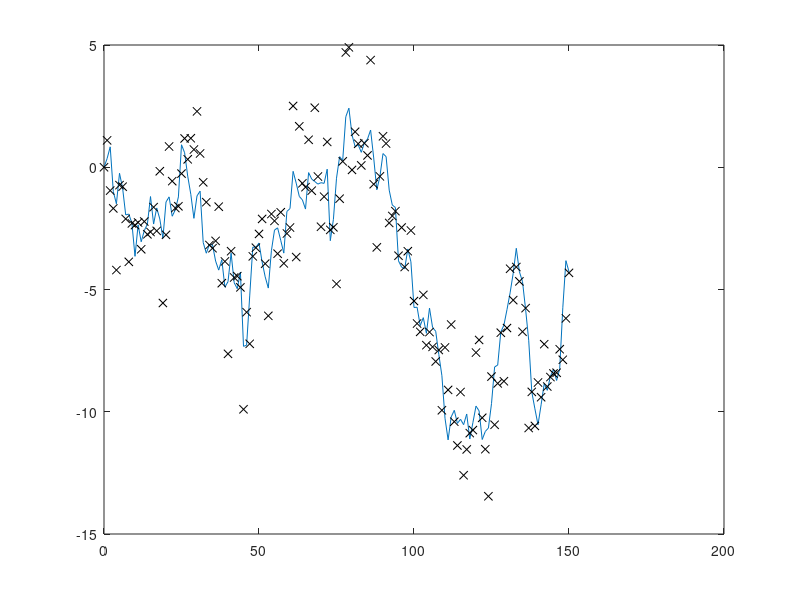

Recreate this plot in MATLAB. (Note: this script raises an error after producing the figure.)
% test both ways of computing 
% the likelihood and its gradient

%% AR(1) model

N = 150;
A = 1;
Q = 1^2;
R = Q*2.2;
H = 1;

K = 0:N;
m0 = 0;
P0 = 1;
%% Simulate

xs = zeros(1,N+1);
ys = zeros(1,N+1);

% simulate
x0 = m0;
x = x0;
xs(:,1) = x0;
ys(:,1) = H*x0;

for k=2:N+1
	x = A*x+sqrt(Q)*randn;
  xs(:,k) = x;
	ys(:,k) = x+sqrt(R)*randn;
end


figure(1); clf;
plot(K,xs,K,ys,'kx');

%% compute likelihood for A on grid


NN = 250;
alpha = 2.0;
as = linspace((1-alpha)*A,(1+alpha)*A,NN); % for q1
lhs = zeros(1,NN);
y = ys;
m = m0; P = P0;
for j=1:NN
  lh = 0;
  for k=1:(N+1)

      [m_,P_] = kf_predict(m,P,as(j),Q);

      if k==N+1; break; end; 

      [m,P,~,my,Sy] = kf_update(m_,P_,y(:,k+1),H,R);

      lh = lh + likelihood(y(:,k+1)-my,Sy);

  end
  lhs(j) = lh;
end

figure(2); clf;
plot(as,lhs); grid on;
yl = ylim;

%% demonstrate EM

KK = 2;
jj = floor(NN/10);
A_ = as(jj);
lbs = zeros(KK,NN);
jjs = zeros(1,KK+1);
jjs(1) = jj;
xDim = size(A,1);
for kk=1:KK
  MM = zeros(xDim,N+1); MM(:,1) = m0;
  PP = zeros(xDim,xDim,N+1); PP(:,:,1) = P0;
  MM_ = zeros(xDim,N+1);
  PP_ = zeros(xDim,xDim,N+1);
  m = m0; P = P0;
  for k=1:(N+1)
      [m_,P_] = kf_predict(m,P,A_,Q);
      MM_(:,k) = m_;
      PP_(:,:,k) = P_;

      if k==N+1; break; end; 

      [m,P,~,my,Sy] = kf_update(m_,P_,y(:,k+1),H,R);
      MM(:,k+1) = m;
      PP(:,:,k+1) = P;
  end
  [MS,PS,DD] = rts_smooth2(MM,PP,MM_,PP_,A_); % D = Smoother Gain
  
  % evaluate lower bound
  for j=1:NN
    [I1,I2,I3] = EM_I123(as(j),H,m0,ys,MS,PS,DD);
    I1 =   log(det(P0))+trace(I1/P0);
    I2 = N*log(det(Q))+trace(I2/Q);
    I3 = N*log(det(R))+trace(I3/R);
    lbs(kk,j) = -0.5*(I1+I2+I3);
    if j==jj
      df = lhs(j)-lbs(kk,j);
    end
  end
  lbs(kk,:) = lbs(kk,:)+df;
  [~,jj] = max(lbs(kk,:));
  A_ = as(jj);
  jjs(kk+1) = jj;
end
figure(3); clf;
plot(as,lhs,as,lbs,'--r',as(jjs),lhs(jjs),'k*'); ylim(yl); grid on;


%% export plots

textwidth = 426.79134/72.27; % latex textwidth in inches
% plot the true locations and the measurements


plt = struct();kw=struct();
%kw.alpha = 0.2; kw.linewidth = 0.5;
kw.ms = 3; kw.alpha = 0.8; 
plt.data = {{K xs},{K ys 'kx' kw}};
plt.w = textwidth*0.5;%/1.8;
plt.xlabel = '$k$';
plt.legend = {'$x$' '$y$'};
%plt.title = '(a) AR(1) simulation';
plt.alpha = 0.1;
pyplot('../img/ar1_ex_a.pdf',plt,'../img/ar1_ex_a.mat');

plt = struct();kw=struct();
plt.data = {{as lhs},{''}};
plt.w = textwidth*0.5;
plt.xlabel = '$\theta$';
%plt.legend = {'$x$' '$y$'};
%plt.title = '(b) Likelihood of $a$';
plt.alpha = diag([0.05 0.05 0.15 0.15]);
pyplot('../img/ar1_ex_b.pdf',plt,'../img/ar1_ex_b.mat');

lbsmax = zeros(1,KK);
lbsmax(1) = lhs(jjs(1));
for k=1:KK
  lbsmax(k+1) = lbs(k,jjs(k+1));
end
plt = struct();kw=struct();
kw2.color = '#E24A33';
plt.data = {{as lhs},{as lbs' '--' kw2},{as(jjs),lbsmax,'k*'}};
plt.w = textwidth*0.7;
plt.xlabel = '$\theta$';
plt.legend = {'$\ell$' '$\mathcal{B}$'};
plt.alpha = diag([0.05 0.05 0.15 0.15]);
pyplot('../img/ar1_ex_em.pdf',plt,'../img/ar1_ex_em.mat');








